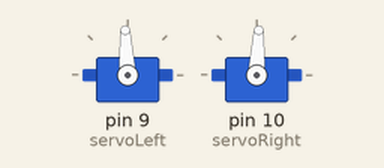
Recording of a sketch running on a simulated Arduino Uno, built with avr-gcc and run on an emulated ATmega328P. On the bench: 2 × servo.

Above: at 0.05 s.
At 0.55 s:
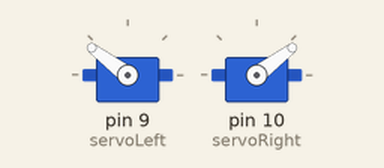
At 2.2 s:
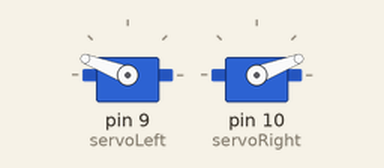
At 4.25 s:
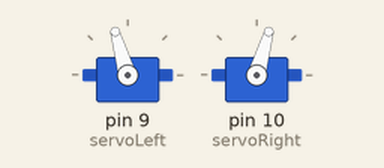
Timing chart, 0 to 10.8 s (numbered marks = the images above):
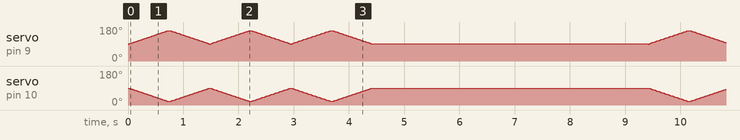

The sketch:

makerhat_simple.ino
```cpp
#include <Servo.h>

Servo servoLeft;
Servo servoRight;

int amount = 10;
int top = 160;

void setup() {
  servoLeft.attach(9);
  servoRight.attach(10);

  servoLeft.write(0);
  servoRight.write(top);
}

void loop() {

  for ( int d = 0; d  < 3; d++ )
  {
    for ( int c = 90; c < 160; c++ )
    {
      servoLeft.write(c);
      servoRight.write(180 - c);
      delay(10);
    }

    delay(50);

    for ( int c = 160; c > 90; c-- )
    {
      servoLeft.write(c);
      servoRight.write(180-c);
      delay(10);
    }
  }

  delay(5000);

}
```
